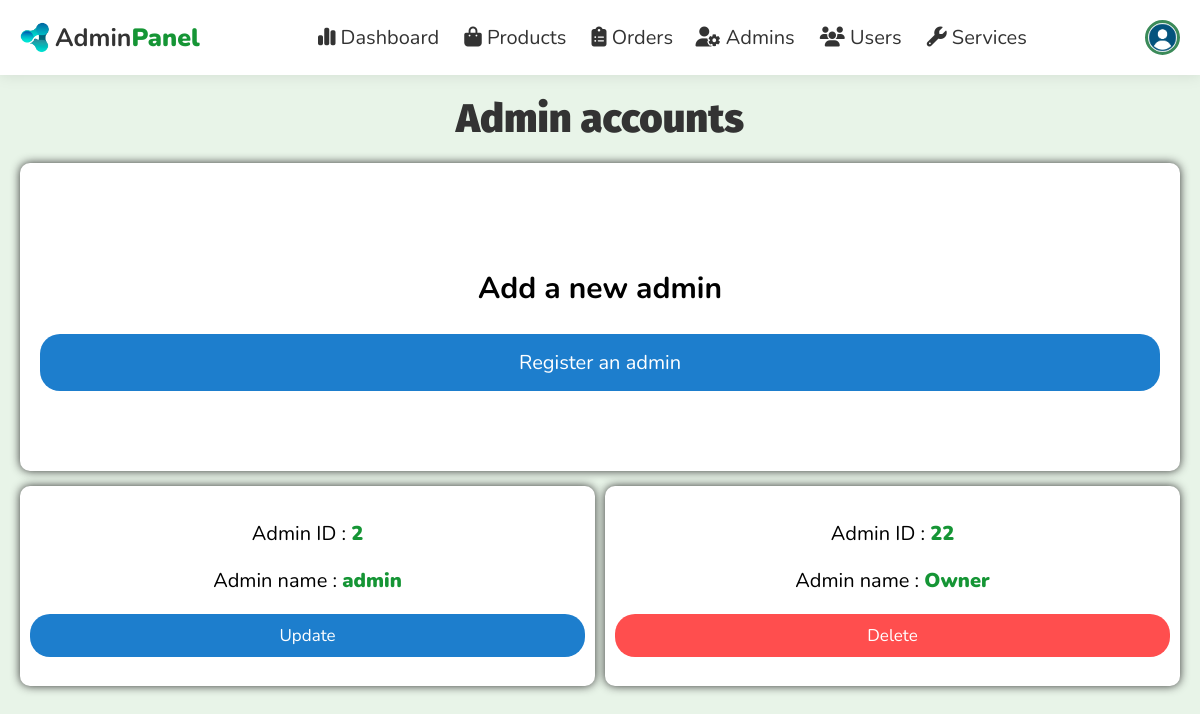
Before: /admin/admin_accounts.php (signed in) with the older database file.
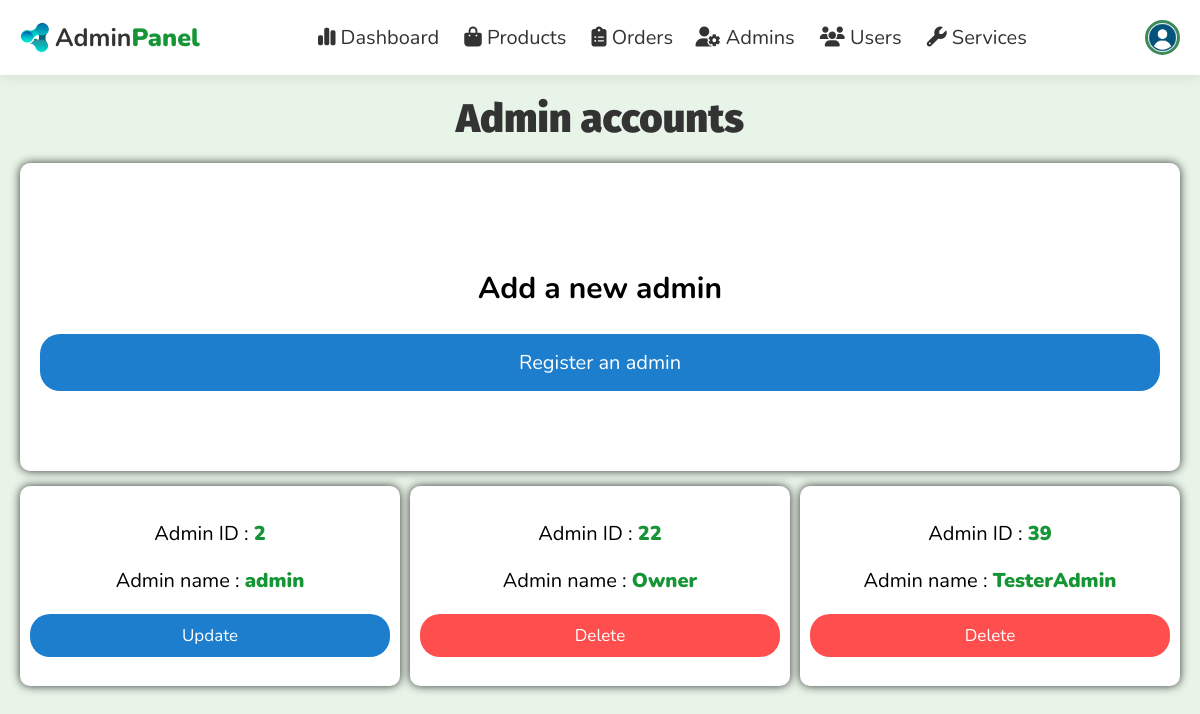
After: the same page with the newer database file.
### tables this page shows
CREATE TABLE `users` (
  `id` int(100) NOT NULL AUTO_INCREMENT,
  `name` varchar(100) NOT NULL,
  `email` varchar(100) NOT NULL,
  `password` varchar(50) NOT NULL,
  `isAdmin` tinyint(1) NOT NULL DEFAULT 0,
  `avatar` text NOT NULL DEFAULT 'default.png',
  PRIMARY KEY (`id`),
  UNIQUE KEY `unique_email` (`email`)
);

### admin/admin_accounts.php (the view, shortened to what this page needs)
<?php
include '../components/connect.php';
$admin_id = $_SESSION['admin_id'];
?>
<!DOCTYPE html>
<html lang="en">
<head>
  <link rel="stylesheet" href="https://cdnjs.cloudflare.com/ajax/libs/font-awesome/6.1.1/css/all.min.css">
  <link rel="stylesheet" href="../css/admin_style.css">
  <link rel="stylesheet" href="../css/global.css">
</head>
<body>
  <?php include '../components/admin_header.php'; ?>
  <section class="accounts">
    <h1 class="heading">Admin accounts</h1>
    <div class="new-admin-container">
      <div id="add-new-admin">
        <p>Add a new admin</p>
        <a href="register_admin.php" class="option-btn">Register an admin</a>
      </div>
    </div>
    <div class="box-container">
      <div class="info">
        <?php
        $select_accounts = $conn->prepare("SELECT * FROM `users` WHERE isAdmin = 1");
        $select_accounts->execute();
        if ($select_accounts->rowCount() > 0) {
          while ($fetch_accounts = $select_accounts->fetch(PDO::FETCH_ASSOC)) {
        ?>
            <div class="box">
              <p> Admin ID : <span><?= $fetch_accounts['id']; ?></span> </p>
              <p> Admin name : <span><?= $fetch_accounts['name']; ?></span> </p>
              <div class="flex-btn">
                <?php
                if ($fetch_accounts['id'] == $admin_id) {
                  echo '<a href="update_profile.php" class="option-btn">Update</a>';
                }
                ?>
                <?php
                if ($fetch_accounts['id'] != $admin_id && $fetch_accounts['id'] != 2) {
                  echo '<a href="admin_accounts.php?delete=' . $fetch_accounts['id'] . '" onclick="return confirm(\'Delete this account?\')" class="delete-btn">Delete</a>';
                }
                ?>
              </div>
            </div>
        <?php
          }
        } else {
          echo '<p class="empty">There are currently no available admin accounts</p>';
        }
        ?>
      </div>
    </div>
  </section>
</body>
</html>

### components/admin_header.php (shortened to what this page needs)
<header class="header">
  <section class="flex">
    <div class="logo">
      <img src="../images/influxify-logo.ico" alt="logo" style="width: 30px;">
      <a href="../admin/dashboard.php">Admin<span>Panel</span></a>
    </div>
    <nav class="navbar">
      <a href="../admin/dashboard.php">
        <i class="fa-solid fa-chart-simple"></i> Dashboard
      </a>
      <a href="../admin/products.php">
        <i class="fas fa-shopping-bag"></i> Products
      </a>
      <a href="../admin/placed_orders.php">
        <i class="fa-solid fa-clipboard-list"></i> Orders</a>
      <a href="../admin/admin_accounts.php">
        <i class="fas fa-user-cog"></i> Admins
      </a>
      <a href="../admin/users_accounts.php">
        <i class="fas fa-users"></i> Users
      </a>
      <a href="../admin/services.php">
        <i class="fa-solid fa-wrench"></i> Services
      </a>
    </nav>
    <div class="icons">
      <?php
      $admin_avatar = $conn->prepare("SELECT `avatar` FROM `users` WHERE id = ?");
      $admin_avatar->execute([$admin_id]);
      $avatar_result = $admin_avatar->fetchColumn();
      if ($admin_id && !empty($avatar_result)) {
        $user_image = $avatar_result;
      } else {
        $user_image = "default.png";
      }
      ?>
      <div id="admin-btn" style="border: 3px solid #3b8a59; margin: 0; display: inline-block; width: 35px; height: 35px; border-radius: 50%; background-image: url('../uploaded_img/user_avatar/<?= $user_image ?>'); background-size: cover; "></div>
    </div>
  </section>
</header>

Changed rows visible on the page:
added users: id "39", name "TesterAdmin"
